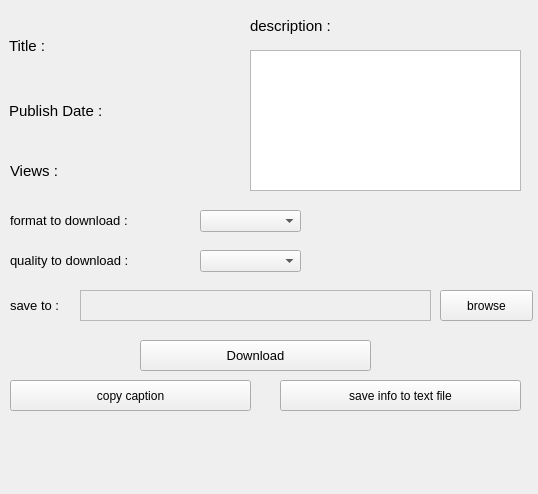
<?xml version="1.0" encoding="UTF-8"?>
<ui version="4.0">
 <class>secondWindow</class>
 <widget class="QMainWindow" name="secondWindow">
  <property name="geometry">
   <rect>
    <x>0</x>
    <y>0</y>
    <width>538</width>
    <height>494</height>
   </rect>
  </property>
  <property name="windowTitle">
   <string>Youtube Downloder</string>
  </property>
  <widget class="QWidget" name="centralwidget">
   <widget class="QLabel" name="label_2">
    <property name="geometry">
     <rect>
      <x>10</x>
      <y>150</y>
      <width>211</width>
      <height>41</height>
     </rect>
    </property>
    <property name="font">
     <font>
      <pointsize>11</pointsize>
     </font>
    </property>
    <property name="text">
     <string>Views : </string>
    </property>
   </widget>
   <widget class="QTextBrowser" name="textBrowser">
    <property name="geometry">
     <rect>
      <x>250</x>
      <y>50</y>
      <width>271</width>
      <height>141</height>
     </rect>
    </property>
   </widget>
   <widget class="QLabel" name="label_4">
    <property name="geometry">
     <rect>
      <x>250</x>
      <y>10</y>
      <width>111</width>
      <height>31</height>
     </rect>
    </property>
    <property name="font">
     <font>
      <pointsize>11</pointsize>
     </font>
    </property>
    <property name="text">
     <string>description :</string>
    </property>
   </widget>
   <widget class="QPushButton" name="pushButton_2">
    <property name="geometry">
     <rect>
      <x>140</x>
      <y>340</y>
      <width>231</width>
      <height>31</height>
     </rect>
    </property>
    <property name="font">
     <font>
      <pointsize>10</pointsize>
     </font>
    </property>
    <property name="text">
     <string>Download</string>
    </property>
   </widget>
   <widget class="QPushButton" name="pushButton_3">
    <property name="geometry">
     <rect>
      <x>280</x>
      <y>380</y>
      <width>241</width>
      <height>31</height>
     </rect>
    </property>
    <property name="font">
     <font>
      <pointsize>9</pointsize>
     </font>
    </property>
    <property name="text">
     <string>save info to text file</string>
    </property>
   </widget>
   <widget class="QPushButton" name="pushButton_4">
    <property name="geometry">
     <rect>
      <x>10</x>
      <y>380</y>
      <width>241</width>
      <height>31</height>
     </rect>
    </property>
    <property name="font">
     <font>
      <pointsize>9</pointsize>
     </font>
    </property>
    <property name="text">
     <string>copy caption</string>
    </property>
   </widget>
   <widget class="QLabel" name="label_6">
    <property name="geometry">
     <rect>
      <x>10</x>
      <y>240</y>
      <width>231</width>
      <height>41</height>
     </rect>
    </property>
    <property name="font">
     <font>
      <pointsize>10</pointsize>
     </font>
    </property>
    <property name="text">
     <string>quality to download :</string>
    </property>
   </widget>
   <widget class="QComboBox" name="comboBox">
    <property name="geometry">
     <rect>
      <x>200</x>
      <y>250</y>
      <width>101</width>
      <height>22</height>
     </rect>
    </property>
   </widget>
   <widget class="QLabel" name="label_7">
    <property name="geometry">
     <rect>
      <x>10</x>
      <y>200</y>
      <width>231</width>
      <height>41</height>
     </rect>
    </property>
    <property name="font">
     <font>
      <pointsize>10</pointsize>
     </font>
    </property>
    <property name="text">
     <string>format to download :</string>
    </property>
   </widget>
   <widget class="QComboBox" name="comboBox_2">
    <property name="geometry">
     <rect>
      <x>200</x>
      <y>210</y>
      <width>101</width>
      <height>22</height>
     </rect>
    </property>
   </widget>
   <widget class="QLabel" name="label_10">
    <property name="geometry">
     <rect>
      <x>10</x>
      <y>280</y>
      <width>71</width>
      <height>51</height>
     </rect>
    </property>
    <property name="font">
     <font>
      <pointsize>10</pointsize>
     </font>
    </property>
    <property name="text">
     <string>save to : </string>
    </property>
   </widget>
   <widget class="QLabel" name="label_9">
    <property name="geometry">
     <rect>
      <x>80</x>
      <y>290</y>
      <width>351</width>
      <height>31</height>
     </rect>
    </property>
    <property name="frameShape">
     <enum>QFrame::StyledPanel</enum>
    </property>
    <property name="frameShadow">
     <enum>QFrame::Raised</enum>
    </property>
    <property name="text">
     <string/>
    </property>
   </widget>
   <widget class="QPushButton" name="pushButton_10">
    <property name="geometry">
     <rect>
      <x>440</x>
      <y>290</y>
      <width>93</width>
      <height>31</height>
     </rect>
    </property>
    <property name="text">
     <string>browse</string>
    </property>
   </widget>
   <widget class="QLabel" name="label_5">
    <property name="geometry">
     <rect>
      <x>10</x>
      <y>430</y>
      <width>511</width>
      <height>41</height>
     </rect>
    </property>
    <property name="font">
     <font>
      <pointsize>11</pointsize>
     </font>
    </property>
    <property name="text">
     <string/>
    </property>
   </widget>
   <widget class="QScrollArea" name="scrollArea">
    <property name="geometry">
     <rect>
      <x>0</x>
      <y>10</y>
      <width>211</width>
      <height>71</height>
     </rect>
    </property>
    <property name="font">
     <font>
      <pointsize>11</pointsize>
     </font>
    </property>
    <property name="frameShape">
     <enum>QFrame::NoFrame</enum>
    </property>
    <property name="widgetResizable">
     <bool>true</bool>
    </property>
    <widget class="QWidget" name="scrollAreaWidgetContents">
     <property name="geometry">
      <rect>
       <x>0</x>
       <y>0</y>
       <width>211</width>
       <height>71</height>
      </rect>
     </property>
     <layout class="QVBoxLayout" name="verticalLayout">
      <item>
       <widget class="QLabel" name="label">
        <property name="text">
         <string>Title : </string>
        </property>
       </widget>
      </item>
     </layout>
    </widget>
   </widget>
   <widget class="QScrollArea" name="scrollArea_2">
    <property name="geometry">
     <rect>
      <x>0</x>
      <y>80</y>
      <width>211</width>
      <height>61</height>
     </rect>
    </property>
    <property name="frameShape">
     <enum>QFrame::NoFrame</enum>
    </property>
    <property name="widgetResizable">
     <bool>true</bool>
    </property>
    <widget class="QWidget" name="scrollAreaWidgetContents_3">
     <property name="geometry">
      <rect>
       <x>0</x>
       <y>0</y>
       <width>211</width>
       <height>61</height>
      </rect>
     </property>
     <layout class="QVBoxLayout" name="verticalLayout_2">
      <item>
       <widget class="QLabel" name="label_3">
        <property name="font">
         <font>
          <pointsize>11</pointsize>
         </font>
        </property>
        <property name="text">
         <string>Publish Date : </string>
        </property>
       </widget>
      </item>
     </layout>
    </widget>
   </widget>
  </widget>
 </widget>
 <resources/>
 <connections/>
</ui>
